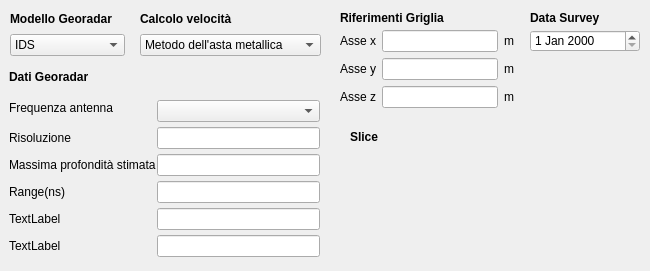
     <widget class="QWidget" name="tab_6">
      <property name="enabled">
       <bool>true</bool>
      </property>
      <attribute name="title">
       <string>GPR</string>
      </attribute>
      <widget class="QWidget" name="verticalLayoutWidget">
       <property name="geometry">
        <rect>
         <x>340</x>
         <y>30</y>
         <width>174</width>
         <height>80</height>
        </rect>
       </property>
       <layout class="QGridLayout" name="gridLayout_30">
        <item row="4" column="0">
         <widget class="QLabel" name="label_59">
          <property name="text">
           <string>Asse z</string>
          </property>
         </widget>
        </item>
        <item row="2" column="0">
         <widget class="QLabel" name="label_60">
          <property name="text">
           <string>Asse y</string>
          </property>
         </widget>
        </item>
        <item row="0" column="0">
         <widget class="QLabel" name="label_58">
          <property name="text">
           <string>Asse x</string>
          </property>
         </widget>
        </item>
        <item row="0" column="1">
         <widget class="QLineEdit" name="lineEdit"/>
        </item>
        <item row="2" column="1">
         <widget class="QLineEdit" name="lineEdit_2"/>
        </item>
        <item row="4" column="1">
         <widget class="QLineEdit" name="lineEdit_3"/>
        </item>
        <item row="0" column="2">
         <widget class="QLabel" name="label_65">
          <property name="text">
           <string>m</string>
          </property>
         </widget>
        </item>
        <item row="2" column="2">
         <widget class="QLabel" name="label_66">
          <property name="text">
           <string>m</string>
          </property>
         </widget>
        </item>
        <item row="4" column="2">
         <widget class="QLabel" name="label_67">
          <property name="text">
           <string>m</string>
          </property>
         </widget>
        </item>
       </layout>
      </widget>
      <widget class="QLabel" name="label_57">
       <property name="geometry">
        <rect>
         <x>9</x>
         <y>69</y>
         <width>291</width>
         <height>16</height>
        </rect>
       </property>
       <property name="font">
        <font>
         <weight>75</weight>
         <bold>true</bold>
        </font>
       </property>
       <property name="text">
        <string>Dati Georadar</string>
       </property>
      </widget>
      <widget class="QWidget" name="horizontalLayoutWidget">
       <property name="geometry">
        <rect>
         <x>9</x>
         <y>100</y>
         <width>311</width>
         <height>162</height>
        </rect>
       </property>
       <layout class="QFormLayout" name="formLayout_3">
        <property name="sizeConstraint">
         <enum>QLayout::SetMinAndMaxSize</enum>
        </property>
        <property name="fieldGrowthPolicy">
         <enum>QFormLayout::AllNonFixedFieldsGrow</enum>
        </property>
        <property name="horizontalSpacing">
         <number>1</number>
        </property>
        <property name="verticalSpacing">
         <number>5</number>
        </property>
        <item row="1" column="0">
         <widget class="QLabel" name="label_51">
          <property name="maximumSize">
           <size>
            <width>72</width>
            <height>150</height>
           </size>
          </property>
          <property name="text">
           <string>Risoluzione</string>
          </property>
         </widget>
        </item>
        <item row="3" column="1">
         <widget class="QLineEdit" name="lineEdit_range">
          <property name="sizePolicy">
           <sizepolicy hsizetype="Preferred" vsizetype="Preferred">
            <horstretch>0</horstretch>
            <verstretch>0</verstretch>
           </sizepolicy>
          </property>
         </widget>
        </item>
        <item row="2" column="1">
         <widget class="QLineEdit" name="lineEdit_max_prof">
          <property name="sizePolicy">
           <sizepolicy hsizetype="Preferred" vsizetype="Preferred">
            <horstretch>0</horstretch>
            <verstretch>0</verstretch>
           </sizepolicy>
          </property>
         </widget>
        </item>
        <item row="2" column="0">
         <widget class="QLabel" name="label_54">
          <property name="text">
           <string>Massima profondità stimata</string>
          </property>
         </widget>
        </item>
        <item row="3" column="0">
         <widget class="QLabel" name="label_53">
          <property name="text">
           <string>Range(ns)</string>
          </property>
         </widget>
        </item>
        <item row="0" column="0">
         <widget class="QLabel" name="label_52">
          <property name="maximumSize">
           <size>
            <width>110</width>
            <height>16</height>
           </size>
          </property>
          <property name="text">
           <string>Frequenza antenna</string>
          </property>
         </widget>
        </item>
        <item row="1" column="1">
         <widget class="QLineEdit" name="lineEdit_risoluzione">
          <property name="sizePolicy">
           <sizepolicy hsizetype="Preferred" vsizetype="Preferred">
            <horstretch>0</horstretch>
            <verstretch>0</verstretch>
           </sizepolicy>
          </property>
          <property name="maximumSize">
           <size>
            <width>16777215</width>
            <height>25</height>
           </size>
          </property>
         </widget>
        </item>
        <item row="5" column="1">
         <widget class="QLineEdit" name="lineEdit_5">
          <property name="sizePolicy">
           <sizepolicy hsizetype="Preferred" vsizetype="Preferred">
            <horstretch>0</horstretch>
            <verstretch>0</verstretch>
           </sizepolicy>
          </property>
         </widget>
        </item>
        <item row="5" column="0">
         <widget class="QLabel" name="label_55">
          <property name="text">
           <string>TextLabel</string>
          </property>
         </widget>
        </item>
        <item row="4" column="1">
         <widget class="QLineEdit" name="lineEdit_">
          <property name="sizePolicy">
           <sizepolicy hsizetype="Preferred" vsizetype="Preferred">
            <horstretch>0</horstretch>
            <verstretch>0</verstretch>
           </sizepolicy>
          </property>
         </widget>
        </item>
        <item row="4" column="0">
         <widget class="QLabel" name="label_56">
          <property name="text">
           <string>TextLabel</string>
          </property>
         </widget>
        </item>
        <item row="0" column="1">
         <widget class="QComboBox" name="comboBox_frequenza">
          <property name="enabled">
           <bool>true</bool>
          </property>
          <item>
           <property name="text">
            <string/>
           </property>
          </item>
          <item>
           <property name="text">
            <string>100</string>
           </property>
          </item>
          <item>
           <property name="text">
            <string>200</string>
           </property>
          </item>
          <item>
           <property name="text">
            <string>300</string>
           </property>
          </item>
          <item>
           <property name="text">
            <string>400</string>
           </property>
          </item>
          <item>
           <property name="text">
            <string>500</string>
           </property>
          </item>
          <item>
           <property name="text">
            <string>200-600</string>
           </property>
          </item>
          <item>
           <property name="text">
            <string>400-600</string>
           </property>
          </item>
         </widget>
        </item>
       </layout>
      </widget>
      <widget class="QLabel" name="label_62">
       <property name="geometry">
        <rect>
         <x>340</x>
         <y>10</y>
         <width>171</width>
         <height>16</height>
        </rect>
       </property>
       <property name="font">
        <font>
         <weight>75</weight>
         <bold>true</bold>
        </font>
       </property>
       <property name="text">
        <string>Riferimenti Griglia</string>
       </property>
      </widget>
      <widget class="QWidget" name="verticalLayoutWidget_2">
       <property name="geometry">
        <rect>
         <x>10</x>
         <y>10</y>
         <width>115</width>
         <height>46</height>
        </rect>
       </property>
       <layout class="QGridLayout" name="gridLayout_22">
        <item row="0" column="0">
         <widget class="QLabel" name="label_63">
          <property name="font">
           <font>
            <weight>75</weight>
            <bold>true</bold>
           </font>
          </property>
          <property name="text">
           <string>Modello Georadar</string>
          </property>
         </widget>
        </item>
        <item row="1" column="0">
         <widget class="QComboBox" name="comboBox_modello">
          <item>
           <property name="text">
            <string>IDS</string>
           </property>
          </item>
         </widget>
        </item>
       </layout>
      </widget>
      <widget class="QWidget" name="verticalLayoutWidget_3">
       <property name="geometry">
        <rect>
         <x>140</x>
         <y>10</y>
         <width>181</width>
         <height>46</height>
        </rect>
       </property>
       <layout class="QGridLayout" name="gridLayout_23">
        <item row="0" column="0">
         <widget class="QLabel" name="label_64">
          <property name="font">
           <font>
            <weight>75</weight>
            <bold>true</bold>
           </font>
          </property>
          <property name="text">
           <string>Calcolo velocità</string>
          </property>
         </widget>
        </item>
        <item row="1" column="0">
         <widget class="QComboBox" name="comboBox_velocita">
          <item>
           <property name="text">
            <string>Metodo dell'asta metallica</string>
           </property>
          </item>
         </widget>
        </item>
       </layout>
      </widget>
      <widget class="QDateEdit" name="dateEdit">
       <property name="geometry">
        <rect>
         <x>530</x>
         <y>30</y>
         <width>110</width>
         <height>22</height>
        </rect>
       </property>
      </widget>
      <widget class="QLabel" name="label_68">
       <property name="geometry">
        <rect>
         <x>530</x>
         <y>10</y>
         <width>111</width>
         <height>16</height>
        </rect>
       </property>
       <property name="font">
        <font>
         <weight>75</weight>
         <bold>true</bold>
        </font>
       </property>
       <property name="text">
        <string>Data Survey</string>
       </property>
      </widget>
      <widget class="QLabel" name="label_69">
       <property name="geometry">
        <rect>
         <x>350</x>
         <y>130</y>
         <width>46</width>
         <height>13</height>
        </rect>
       </property>
       <property name="font">
        <font>
         <weight>75</weight>
         <bold>true</bold>
        </font>
       </property>
       <property name="text">
        <string>Slice</string>
       </property>
      </widget>
     </widget>
